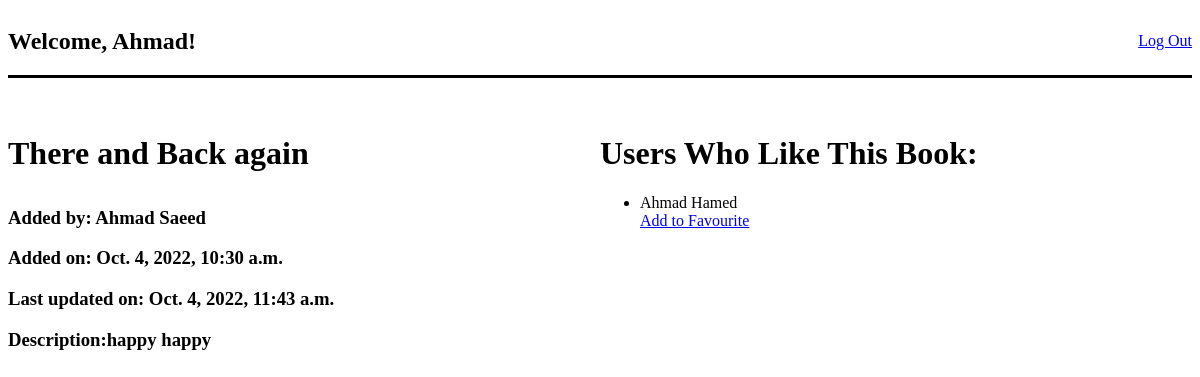
Page /books/1 (signed in) on the committed database.
### app_one/models.py (models this page shows)
class users(models.Model):
    first_name = models.CharField(max_length=45)
    last_name = models.CharField(max_length=45)
    email= models.CharField(max_length=255)
    password= models. CharField(max_length=45)
    objects = userManager()
    created_at = models.DateTimeField(auto_now_add=True)
    updated_at = models.DateTimeField(auto_now=True)

class Book(models.Model):
    title=models.CharField(max_length=255)
    description=models.TextField(default='Null')
    uploaded_by= models.ForeignKey(users, related_name="books_uploaded", on_delete = models.CASCADE)
    users_who_like=models.ManyToManyField(users, related_name="liked_books")
    created_at = models.DateTimeField(auto_now_add=True)
    updated_at = models.DateTimeField(auto_now=True)
    objects = BookManager()

### app_one/views.py (the view)
# urls.py: path('books/<int:id>', views.oneBook_index),
def oneBook_index(request,id):
    request.session['onebook_id']=id
    user_id=request.session['userid']
    context={
        'availableuser':users.objects.get(id=user_id),
        'onebook': Book.objects.get(id=id),
        'users_who_liked_one_book' : Book.objects.get(id=id).users_who_like.all(),
        'counter' : [1,2]
    }
    print('hi')
    print(context['counter'])
    return render(request, 'onebook.html', context)

### app_one/templates/onebook.html (shortened to what this page needs)
<!DOCTYPE html>
<html lang="en">
<head>
    {% load static %}
    <link rel="stylesheet" href="{% static 'style.css' %}">
</head>
<body>
    <nav>
        <h1>Welcome, {{availableuser.first_name}}!</h1>
        <a href="/logout">Log Out</a>
    </nav><br><br>
    <div class="middle">
        <div class="left">
            {% if onebook.uploaded_by.id == availableuser.id %}
            <form action="/newdesc" method="post">
                {% csrf_token %}
                <input class="title" type="text" name="title1" onfocus="this.value=''" value="{{onebook.title}}">
                <h3>Added by: {{onebook.uploaded_by.first_name}} {{onebook.uploaded_by.last_name}}</h3>
                <h3>Added on: {{onebook.created_at}}</h3>
                <h3>Last updated on: {{onebook.updated_at}}</h3>
                <h3>Description:</h3>
                <input class="descrip" type="text" name="desc1" onfocus="this.value=''" value="{{onebook.description}}"><br>
                <input type="submit" value="Update">
            </form>
            <form action="/delete" method="post">
                {% csrf_token %}
                <input type="submit" value="Delete">
            </form>
            {% else %}
            <h1 class="title">{{onebook.title}}</h1>
            <h3>Added by: {{onebook.uploaded_by.first_name}} {{onebook.uploaded_by.last_name}}</h3>
            <h3>Added on: {{onebook.created_at}}</h3>
            <h3>Last updated on: {{onebook.updated_at}}</h3>
            <h3>Description:{{onebook.description}}</h3>
            {% endif %}
        </div>
        <div class="right">
            <h1>Users Who Like This Book:</h1>
            <ul>
                {% for likeduser in users_who_liked_one_book %}
                {% if availableuser.id == likeduser.id %}
                <li>{{likeduser.first_name}} {{likeduser.last_name}} <a href="/unfav" >Un-Favourite</a></li>
                {% else %}
                <li>{{likeduser.first_name}} {{likeduser.last_name}}</li>
                {% endif %}
                {% endfor %}
                {% if availableuser not in users_who_liked_one_book %}
                <a href="/addfavfromone/{{onebook.id}}">Add to Favourite</a>
                {% endif %}
            </ul>
        </div>
    </div>
</body>
</html>

### app_one/static/style.css (style rules this page uses)
div { flex: 1; }
nav { display: flex; justify-content: space-between; align-items: center; border-bottom: 3px black solid; }
.middle { display: flex; }
.title { width: 500px; height: 50px; font-size:xx-large; font-weight: bold; }

### rows in the picture
users: first_name "Ahmad"
Book: title "There and Back again", uploaded_by.first_name "Ahmad", uploaded_by.last_name "Saeed", created_at "Oct. 4, 2022, 10:30 a.m.", updated_at "Oct. 4, 2022, 11:43 a.m.", description "happy happy"
users: first_name "Ahmad", last_name "Hamed"
